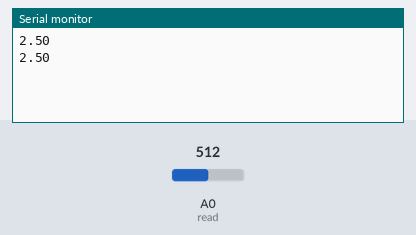
The sketch below on a simulated Arduino Uno, built with avr-gcc and run on an emulated ATmega328P. Shown: the last lines printed to the serial monitor. Inputs (shaded band) come from the test bench; at power-on: A0 (read) = 512.

Above: at 1.8 s.
1.9 s: A0 (read) set to 716
At 2.8 s:
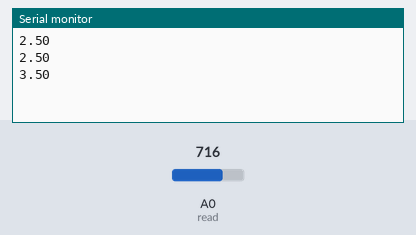
3.4 s: A0 (read) set to 900
At 4.8 s:
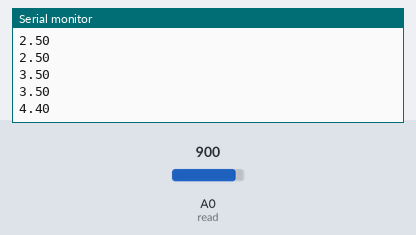
Timing chart, 0 to 6.4 s (numbered marks = the images above; inputs shaded):
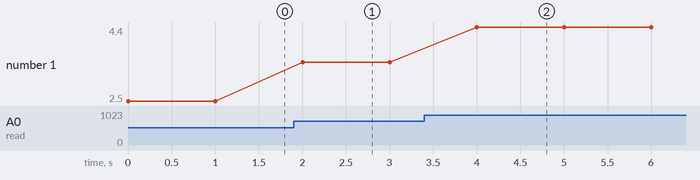

The sketch:

AnalogReadCommand.ino
```cpp
// Program where we are using analog pins to read analog signals.

//Initialising variables

int read = A0; //Analog pin A0
int readVal=0; //Analog reading
float volt = 0; //Voltage
int wait = 1000;


void setup() {
  // put your setup code here, to run once:

  // Setting up mode and serial monitor
pinMode(read,INPUT);
Serial.begin(9600);
}

void loop() {
  // put your main code here, to run repeatedly:

readVal = analogRead(read); // Using analogRead command
volt = (5./1023.)*readVal; //Converting analogsignal(0-1023) to voltage(0V-5V)
Serial.println(volt); //printing voltage
delay(wait);
}
```

Measured:
- after the input at 1.9 s, the serial monitor: prints a new line after 0.10 s (image 1)
- after the input at 3.4 s, the serial monitor: prints a new line after 0.60 s (image 2)
- plotted number 1: 2.5 → 3.5 after the input at 1.9 s, 3.5 → 4.4 after the input at 3.4 s
